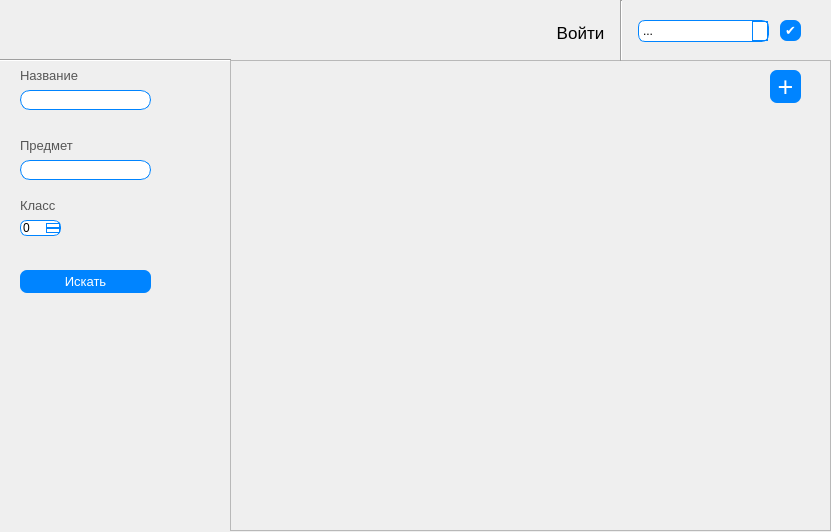
<?xml version="1.0" encoding="UTF-8"?>
<ui version="4.0">
 <class>Form</class>
 <widget class="QWidget" name="Form">
  <property name="geometry">
   <rect>
    <x>0</x>
    <y>0</y>
    <width>831</width>
    <height>532</height>
   </rect>
  </property>
  <property name="windowTitle">
   <string>Form</string>
  </property>
  <widget class="QPushButton" name="searchButton">
   <property name="geometry">
    <rect>
     <x>20</x>
     <y>270</y>
     <width>131</width>
     <height>23</height>
    </rect>
   </property>
   <property name="font">
    <font>
     <family>MS Shell Dlg 2</family>
     <pointsize>10</pointsize>
    </font>
   </property>
   <property name="styleSheet">
    <string notr="true">QPushButton {
	background-color: rgb(0, 132, 255);
	border-radius: 7px;
	color: #fff;
}

QPushButton:hover {
	background-color: rgb(0, 166, 255);
}
</string>
   </property>
   <property name="text">
    <string>Искать</string>
   </property>
  </widget>
  <widget class="QLineEdit" name="titleEdit">
   <property name="geometry">
    <rect>
     <x>20</x>
     <y>90</y>
     <width>131</width>
     <height>20</height>
    </rect>
   </property>
   <property name="styleSheet">
    <string notr="true">border: 1px solid rgb(0, 132, 255);
border-radius: 10px;</string>
   </property>
  </widget>
  <widget class="QLineEdit" name="subjectEdit">
   <property name="geometry">
    <rect>
     <x>20</x>
     <y>160</y>
     <width>131</width>
     <height>20</height>
    </rect>
   </property>
   <property name="styleSheet">
    <string notr="true">border: 1px solid rgb(0, 132, 255);
border-radius: 10px;</string>
   </property>
  </widget>
  <widget class="QLabel" name="label_2">
   <property name="geometry">
    <rect>
     <x>20</x>
     <y>60</y>
     <width>81</width>
     <height>31</height>
    </rect>
   </property>
   <property name="font">
    <font>
     <pointsize>10</pointsize>
     <weight>50</weight>
     <bold>false</bold>
    </font>
   </property>
   <property name="styleSheet">
    <string notr="true">color: #565656;</string>
   </property>
   <property name="text">
    <string>Название</string>
   </property>
  </widget>
  <widget class="QLabel" name="label_3">
   <property name="geometry">
    <rect>
     <x>20</x>
     <y>130</y>
     <width>121</width>
     <height>31</height>
    </rect>
   </property>
   <property name="font">
    <font>
     <pointsize>10</pointsize>
     <weight>50</weight>
     <bold>false</bold>
    </font>
   </property>
   <property name="styleSheet">
    <string notr="true">color: #565656;</string>
   </property>
   <property name="text">
    <string>Предмет</string>
   </property>
  </widget>
  <widget class="QSpinBox" name="classEdit">
   <property name="geometry">
    <rect>
     <x>20</x>
     <y>220</y>
     <width>41</width>
     <height>16</height>
    </rect>
   </property>
   <property name="styleSheet">
    <string notr="true">QSpinBox{
	border: 1px solid rgb(0, 132, 255);
	border-radius: 7px;
}
QSpinBox::up-button {
	border: 1px solid rgb(0, 132, 255);
	 border-radius: 0 1px 1px 0;
}
QSpinBox::down-button {
	 border: 1px solid rgb(0, 132, 255);
	 border-radius: 0 1px 1px 0;
}</string>
   </property>
  </widget>
  <widget class="QLabel" name="label_4">
   <property name="geometry">
    <rect>
     <x>20</x>
     <y>190</y>
     <width>101</width>
     <height>31</height>
    </rect>
   </property>
   <property name="font">
    <font>
     <pointsize>10</pointsize>
     <weight>50</weight>
     <bold>false</bold>
    </font>
   </property>
   <property name="styleSheet">
    <string notr="true">color: #565656;</string>
   </property>
   <property name="text">
    <string>Класс</string>
   </property>
  </widget>
  <widget class="QScrollArea" name="scrollArea">
   <property name="geometry">
    <rect>
     <x>230</x>
     <y>60</y>
     <width>601</width>
     <height>471</height>
    </rect>
   </property>
   <property name="widgetResizable">
    <bool>true</bool>
   </property>
   <widget class="QWidget" name="scrollAreaWidgetContents">
    <property name="geometry">
     <rect>
      <x>0</x>
      <y>0</y>
      <width>599</width>
      <height>469</height>
     </rect>
    </property>
    <layout class="QVBoxLayout" name="verticalLayout"/>
   </widget>
  </widget>
  <widget class="Line" name="line">
   <property name="geometry">
    <rect>
     <x>0</x>
     <y>50</y>
     <width>231</width>
     <height>21</height>
    </rect>
   </property>
   <property name="orientation">
    <enum>Qt::Horizontal</enum>
   </property>
  </widget>
  <widget class="Line" name="line_2">
   <property name="geometry">
    <rect>
     <x>620</x>
     <y>0</y>
     <width>3</width>
     <height>61</height>
    </rect>
   </property>
   <property name="orientation">
    <enum>Qt::Vertical</enum>
   </property>
  </widget>
  <widget class="QLabel" name="label">
   <property name="geometry">
    <rect>
     <x>20</x>
     <y>10</y>
     <width>81</width>
     <height>41</height>
    </rect>
   </property>
   <property name="text">
    <string/>
   </property>
  </widget>
  <widget class="QPushButton" name="addButton">
   <property name="geometry">
    <rect>
     <x>770</x>
     <y>70</y>
     <width>31</width>
     <height>33</height>
    </rect>
   </property>
   <property name="font">
    <font>
     <family>MS Shell Dlg 2</family>
     <pointsize>20</pointsize>
    </font>
   </property>
   <property name="styleSheet">
    <string notr="true">QPushButton {
	background-color: rgb(0, 132, 255);
	border-radius: 7px;
	color: #fff;
}

QPushButton:hover {
	background-color: rgb(0, 166, 255);
}
</string>
   </property>
   <property name="text">
    <string>+</string>
   </property>
  </widget>
  <widget class="QPushButton" name="loginButton">
   <property name="geometry">
    <rect>
     <x>540</x>
     <y>12</y>
     <width>81</width>
     <height>41</height>
    </rect>
   </property>
   <property name="font">
    <font>
     <pointsize>13</pointsize>
    </font>
   </property>
   <property name="styleSheet">
    <string notr="true">QPushButton{
	border: none;
}
QPushButton:hover{
	color: rgb(0, 132, 255);
}</string>
   </property>
   <property name="text">
    <string>Войти</string>
   </property>
  </widget>
  <widget class="QComboBox" name="comboBox">
   <property name="geometry">
    <rect>
     <x>638</x>
     <y>20</y>
     <width>131</width>
     <height>22</height>
    </rect>
   </property>
   <property name="styleSheet">
    <string notr="true">QComboBox{
	border: 1px solid rgb(0, 132, 255);
	border-radius: 7px;
}
QComboBox::drop-down {
	border: 1px solid rgb(0, 132, 255);
	border-radius: 0 1px 1px 0;
}
</string>
   </property>
   <item>
    <property name="text">
     <string>...</string>
    </property>
   </item>
   <item>
    <property name="text">
     <string>Избранные олимпиады</string>
    </property>
   </item>
   <item>
    <property name="text">
     <string>Выйти из аккаунта</string>
    </property>
   </item>
   <item>
    <property name="text">
     <string>Удалить аккаунт</string>
    </property>
   </item>
  </widget>
  <widget class="QPushButton" name="confirmSettingsButton">
   <property name="geometry">
    <rect>
     <x>780</x>
     <y>20</y>
     <width>21</width>
     <height>21</height>
    </rect>
   </property>
   <property name="font">
    <font>
     <family>MS Shell Dlg 2</family>
     <pointsize>10</pointsize>
    </font>
   </property>
   <property name="styleSheet">
    <string notr="true">QPushButton {
	background-color: rgb(0, 132, 255);
	border-radius: 7px;
	color: #fff;
}

QPushButton:hover {
	background-color: rgb(0, 166, 255);
}
</string>
   </property>
   <property name="text">
    <string>✔</string>
   </property>
  </widget>
  <widget class="QLabel" name="logo">
   <property name="geometry">
    <rect>
     <x>20</x>
     <y>10</y>
     <width>41</width>
     <height>41</height>
    </rect>
   </property>
   <property name="text">
    <string/>
   </property>
  </widget>
 </widget>
 <resources/>
 <connections/>
</ui>
